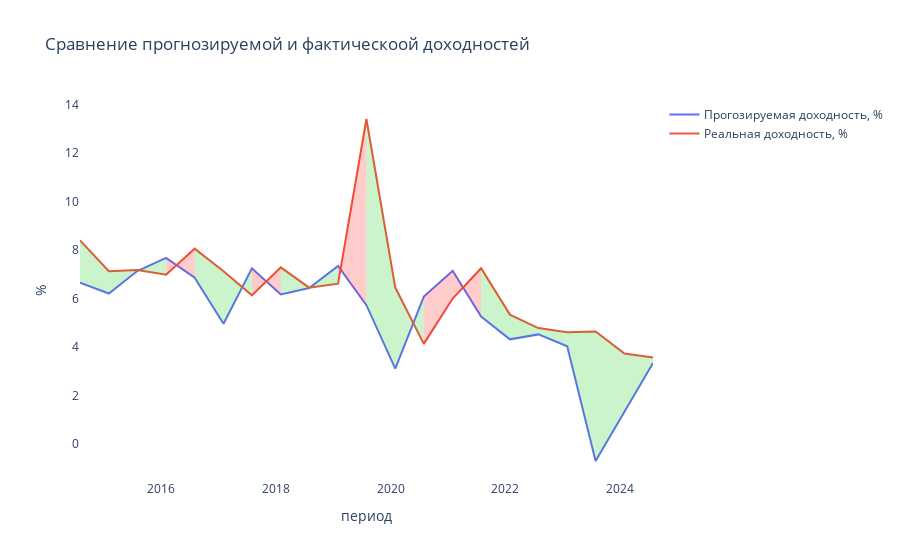

Source (notebook cell):
### Code cell
fig = go.Figure()
fig.add_trace(go.Scatter(y=data_portfel["future_income"], x=data_portfel["period"], mode="lines", name="Прогозируемая доходность, %"))
fig.add_trace(go.Scatter(y=data_portfel["fact_income"], x=data_portfel["period"], mode="lines", name="Реальная доходность, %"))
for i in range(len(data_portfel) - 1):
    x0 = data_portfel["period"].iloc[i]
    x1 = data_portfel["period"].iloc[i + 1]

    y0_fut = data_portfel["future_income"].iloc[i]
    y1_fut = data_portfel["future_income"].iloc[i + 1]

    y0_fact = data_portfel["fact_income"].iloc[i]
    y1_fact = data_portfel["fact_income"].iloc[i + 1]

    x_fill = [x0, x1, x1, x0]
    y_fill = [y0_fut, y1_fut, y1_fact, y0_fact]

    color = "rgba(255, 0, 0, 0.2)" if y0_fut > y0_fact else "rgba(0, 200, 0, 0.2)"

    fig.add_trace(go.Scatter(
        x=x_fill,
        y=y_fill,
        fill="toself",
        mode="lines",
        line=dict(width=0),
        fillcolor=color,
        showlegend=False
    ))
fig.update_layout(
        title="Сравнение прогнозируемой и фактическоой доходностей",
        xaxis_title="период",
        yaxis_title="%",
        plot_bgcolor="white",
        xaxis=dict(showgrid=True),
        yaxis=dict(showgrid=True),
    )
fig.show()

### Figure 1 — Plotly figure (JSON) as saved in the notebook; plotly's stock layout.template omitted (floating-point values rounded to 4 significant figures)
{"data": [{"mode": "lines", "name": "Прогозируемая доходность, %", "type": "scatter", "x": ["2014-07-31", "2015-01-31", "2015-07-31", "2016-01-31", "2016-07-31", "2017-01-31", "2017-07-31", "2018-01-31", "2018-07-31", "2019-01-31", "2019-07-31", "2020-01-31", "2020-07-31", "2021-01-31", "2021-07-31", "2022-01-31", "2022-07-31", "2023-01-31", "2023-07-31", "2024-01-31", "2024-07-31"], "y": [6.66, 6.213, 7.141, 7.681, 6.865, 4.966, 7.251, 6.172, 6.44, 7.349, 5.735, 3.118, 6.089, 7.156, 5.263, 4.324, 4.528, 4.037, -0.6947, 1.322, 3.345]}, {"mode": "lines", "name": "Реальная доходность, %", "type": "scatter", "x": ["2014-07-31", "2015-01-31", "2015-07-31", "2016-01-31", "2016-07-31", "2017-01-31", "2017-07-31", "2018-01-31", "2018-07-31", "2019-01-31", "2019-07-31", "2020-01-31", "2020-07-31", "2021-01-31", "2021-07-31", "2022-01-31", "2022-07-31", "2023-01-31", "2023-07-31", "2024-01-31", "2024-07-31"], "y": [8.406, 7.132, 7.181, 6.991, 8.066, 7.132, 6.137, 7.294, 6.457, 6.621, 13.41, 6.46, 4.136, 6.005, 7.258, 5.344, 4.789, 4.617, 4.647, 3.738, 3.57]}, {"fill": "toself", "fillcolor": "rgba(0, 200, 0, 0.2)", "line": {"width": 0}, "mode": "lines", "showlegend": false, "type": "scatter", "x": ["2014-07-31", "2015-01-31", "2015-01-31", "2014-07-31"], "y": [6.66, 6.213, 7.132, 8.406]}, {"fill": "toself", "fillcolor": "rgba(0, 200, 0, 0.2)", "line": {"width": 0}, "mode": "lines", "showlegend": false, "type": "scatter", "x": ["2015-01-31", "2015-07-31", "2015-07-31", "2015-01-31"], "y": [6.213, 7.141, 7.181, 7.132]}, {"fill": "toself", "fillcolor": "rgba(0, 200, 0, 0.2)", "line": {"width": 0}, "mode": "lines", "showlegend": false, "type": "scatter", "x": ["2015-07-31", "2016-01-31", "2016-01-31", "2015-07-31"], "y": [7.141, 7.681, 6.991, 7.181]}, {"fill": "toself", "fillcolor": "rgba(255, 0, 0, 0.2)", "line": {"width": 0}, "mode": "lines", "showlegend": false, "type": "scatter", "x": ["2016-01-31", "2016-07-31", "2016-07-31", "2016-01-31"], "y": [7.681, 6.865, 8.066, 6.991]}, {"fill": "toself", "fillcolor": "rgba(0, 200, 0, 0.2)", "line": {"width": 0}, "mode": "lines", "showlegend": false, "type": "scatter", "x": ["2016-07-31", "2017-01-31", "2017-01-31", "2016-07-31"], "y": [6.865, 4.966, 7.132, 8.066]}, {"fill": "toself", "fillcolor": "rgba(0, 200, 0, 0.2)", "line": {"width": 0}, "mode": "lines", "showlegend": false, "type": "scatter", "x": ["2017-01-31", "2017-07-31", "2017-07-31", "2017-01-31"], "y": [4.966, 7.251, 6.137, 7.132]}, {"fill": "toself", "fillcolor": "rgba(255, 0, 0, 0.2)", "line": {"width": 0}, "mode": "lines", "showlegend": false, "type": "scatter", "x": ["2017-07-31", "2018-01-31", "2018-01-31", "2017-07-31"], "y": [7.251, 6.172, 7.294, 6.137]}, {"fill": "toself", "fillcolor": "rgba(0, 200, 0, 0.2)", "line": {"width": 0}, "mode": "lines", "showlegend": false, "type": "scatter", "x": ["2018-01-31", "2018-07-31", "2018-07-31", "2018-01-31"], "y": [6.172, 6.44, 6.457, 7.294]}, {"fill": "toself", "fillcolor": "rgba(0, 200, 0, 0.2)", "line": {"width": 0}, "mode": "lines", "showlegend": false, "type": "scatter", "x": ["2018-07-31", "2019-01-31", "2019-01-31", "2018-07-31"], "y": [6.44, 7.349, 6.621, 6.457]}, {"fill": "toself", "fillcolor": "rgba(255, 0, 0, 0.2)", "line": {"width": 0}, "mode": "lines", "showlegend": false, "type": "scatter", "x": ["2019-01-31", "2019-07-31", "2019-07-31", "2019-01-31"], "y": [7.349, 5.735, 13.41, 6.621]}, {"fill": "toself", "fillcolor": "rgba(0, 200, 0, 0.2)", "line": {"width": 0}, "mode": "lines", "showlegend": false, "type": "scatter", "x": ["2019-07-31", "2020-01-31", "2020-01-31", "2019-07-31"], "y": [5.735, 3.118, 6.46, 13.41]}, {"fill": "toself", "fillcolor": "rgba(0, 200, 0, 0.2)", "line": {"width": 0}, "mode": "lines", "showlegend": false, "type": "scatter", "x": ["2020-01-31", "2020-07-31", "2020-07-31", "2020-01-31"], "y": [3.118, 6.089, 4.136, 6.46]}, {"fill": "toself", "fillcolor": "rgba(255, 0, 0, 0.2)", "line": {"width": 0}, "mode": "lines", "showlegend": false, "type": "scatter", "x": ["2020-07-31", "2021-01-31", "2021-01-31", "2020-07-31"], "y": [6.089, 7.156, 6.005, 4.136]}, {"fill": "toself", "fillcolor": "rgba(255, 0, 0, 0.2)", "line": {"width": 0}, "mode": "lines", "showlegend": false, "type": "scatter", "x": ["2021-01-31", "2021-07-31", "2021-07-31", "2021-01-31"], "y": [7.156, 5.263, 7.258, 6.005]}, {"fill": "toself", "fillcolor": "rgba(0, 200, 0, 0.2)", "line": {"width": 0}, "mode": "lines", "showlegend": false, "type": "scatter", "x": ["2021-07-31", "2022-01-31", "2022-01-31", "2021-07-31"], "y": [5.263, 4.324, 5.344, 7.258]}, {"fill": "toself", "fillcolor": "rgba(0, 200, 0, 0.2)", "line": {"width": 0}, "mode": "lines", "showlegend": false, "type": "scatter", "x": ["2022-01-31", "2022-07-31", "2022-07-31", "2022-01-31"], "y": [4.324, 4.528, 4.789, 5.344]}, {"fill": "toself", "fillcolor": "rgba(0, 200, 0, 0.2)", "line": {"width": 0}, "mode": "lines", "showlegend": false, "type": "scatter", "x": ["2022-07-31", "2023-01-31", "2023-01-31", "2022-07-31"], "y": [4.528, 4.037, 4.617, 4.789]}, {"fill": "toself", "fillcolor": "rgba(0, 200, 0, 0.2)", "line": {"width": 0}, "mode": "lines", "showlegend": false, "type": "scatter", "x": ["2023-01-31", "2023-07-31", "2023-07-31", "2023-01-31"], "y": [4.037, -0.6947, 4.647, 4.617]}, {"fill": "toself", "fillcolor": "rgba(0, 200, 0, 0.2)", "line": {"width": 0}, "mode": "lines", "showlegend": false, "type": "scatter", "x": ["2023-07-31", "2024-01-31", "2024-01-31", "2023-07-31"], "y": [-0.6947, 1.322, 3.738, 4.647]}, {"fill": "toself", "fillcolor": "rgba(0, 200, 0, 0.2)", "line": {"width": 0}, "mode": "lines", "showlegend": false, "type": "scatter", "x": ["2024-01-31", "2024-07-31", "2024-07-31", "2024-01-31"], "y": [1.322, 3.345, 3.57, 3.738]}], "layout": {"plot_bgcolor": "white", "title": {"text": "Сравнение прогнозируемой и фактическоой доходностей"}, "xaxis": {"showgrid": true, "title": {"text": "период"}}, "yaxis": {"showgrid": true, "title": {"text": "%"}}}}
